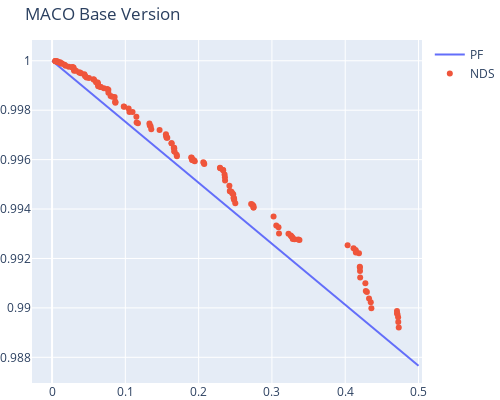

The notebook cell saved with this chart:
### Markdown cell above
# MACO base version

### Code cell
from moo.maco import MACO
from helper import run_test, plot_front

problem=MACO(n_var=10)
res = run_test(problem)
plot_front(problem, res.F, "MACO Base Version").show()
